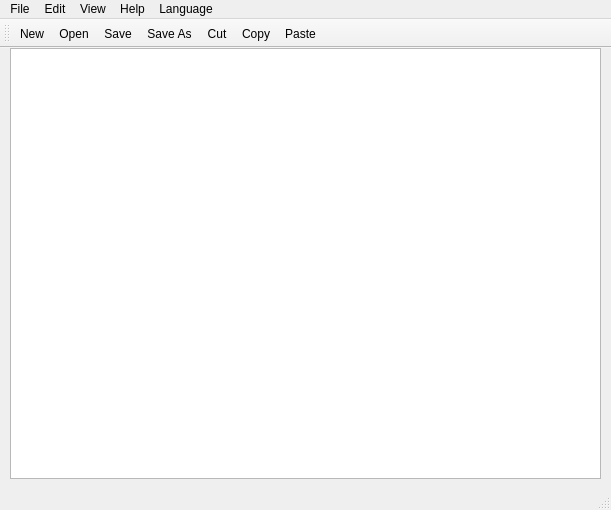
<?xml version="1.0" encoding="UTF-8"?>
<ui version="4.0">
 <class>Notepad</class>
 <widget class="QMainWindow" name="Notepad">
  <property name="geometry">
   <rect>
    <x>0</x>
    <y>0</y>
    <width>611</width>
    <height>510</height>
   </rect>
  </property>
  <property name="windowTitle">
   <string>Notepad</string>
  </property>
  <widget class="QWidget" name="centralWidget">
   <widget class="QTextEdit" name="textEdit">
    <property name="geometry">
     <rect>
      <x>10</x>
      <y>0</y>
      <width>591</width>
      <height>431</height>
     </rect>
    </property>
    <property name="html">
     <string>&lt;!DOCTYPE HTML PUBLIC &quot;-//W3C//DTD HTML 4.0//EN&quot; &quot;http://www.w3.org/TR/REC-html40/strict.dtd&quot;&gt;
&lt;html&gt;&lt;head&gt;&lt;meta name=&quot;qrichtext&quot; content=&quot;1&quot; /&gt;&lt;style type=&quot;text/css&quot;&gt;
p, li { white-space: pre-wrap; }
&lt;/style&gt;&lt;/head&gt;&lt;body style=&quot; font-family:'MS Shell Dlg 2'; font-size:7.8pt; font-weight:400; font-style:normal;&quot;&gt;
&lt;p style=&quot;-qt-paragraph-type:empty; margin-top:0px; margin-bottom:0px; margin-left:0px; margin-right:0px; -qt-block-indent:0; text-indent:0px; font-size:8.25pt;&quot;&gt;&lt;br /&gt;&lt;/p&gt;&lt;/body&gt;&lt;/html&gt;</string>
    </property>
   </widget>
  </widget>
  <widget class="QMenuBar" name="menuBar">
   <property name="geometry">
    <rect>
     <x>0</x>
     <y>0</y>
     <width>611</width>
     <height>25</height>
    </rect>
   </property>
   <widget class="QMenu" name="menuFile">
    <property name="title">
     <string>File</string>
    </property>
    <addaction name="actionNEw"/>
    <addaction name="actionOpen"/>
    <addaction name="actionPrint"/>
    <addaction name="actionClose"/>
    <addaction name="actionSave"/>
    <addaction name="actionSave_As"/>
    <addaction name="actionSave_As_PDF"/>
    <addaction name="actionGenerate_Statistical_File"/>
    <addaction name="separator"/>
    <addaction name="actionExit"/>
   </widget>
   <widget class="QMenu" name="menuEdit">
    <property name="title">
     <string>Edit</string>
    </property>
    <addaction name="actionCut"/>
    <addaction name="actionCopy"/>
    <addaction name="actionPaste"/>
    <addaction name="actionUndo"/>
    <addaction name="actionRedo"/>
    <addaction name="actionUppercase"/>
    <addaction name="actionLowercase"/>
    <addaction name="actionUppercase_First_Letter"/>
    <addaction name="actionReverse_Text"/>
    <addaction name="actionReverse_Text_Dot_Follows"/>
   </widget>
   <widget class="QMenu" name="menuView">
    <property name="title">
     <string>View</string>
    </property>
    <widget class="QMenu" name="menuViews">
     <property name="title">
      <string>Views</string>
     </property>
     <addaction name="actionToolbar"/>
    </widget>
    <addaction name="actionSelect_Font"/>
    <addaction name="menuViews"/>
    <addaction name="actionWord_Count"/>
    <addaction name="actionUnique_Word_Count"/>
    <addaction name="actionFind"/>
    <addaction name="actionDocument_Properties"/>
   </widget>
   <widget class="QMenu" name="menuHelp">
    <property name="title">
     <string>Help</string>
    </property>
    <addaction name="actionAbout"/>
    <addaction name="actionAbout_Qt"/>
   </widget>
   <widget class="QMenu" name="menuLanguage">
    <property name="title">
     <string>Language</string>
    </property>
   </widget>
   <addaction name="menuFile"/>
   <addaction name="menuEdit"/>
   <addaction name="menuView"/>
   <addaction name="menuHelp"/>
   <addaction name="menuLanguage"/>
  </widget>
  <widget class="QToolBar" name="mainToolBar">
   <property name="movable">
    <bool>true</bool>
   </property>
   <attribute name="toolBarArea">
    <enum>TopToolBarArea</enum>
   </attribute>
   <attribute name="toolBarBreak">
    <bool>false</bool>
   </attribute>
   <addaction name="actionNEw"/>
   <addaction name="actionOpen"/>
   <addaction name="actionSave"/>
   <addaction name="actionSave_As"/>
   <addaction name="actionCut"/>
   <addaction name="actionCopy"/>
   <addaction name="actionPaste"/>
  </widget>
  <widget class="QStatusBar" name="statusBar"/>
  <action name="actionNEw">
   <property name="icon">
    <iconset resource="resource.qrc">
     <normaloff>:/rsc/images/new.png</normaloff>:/rsc/images/new.png</iconset>
   </property>
   <property name="text">
    <string>New</string>
   </property>
   <property name="toolTip">
    <string>New File</string>
   </property>
   <property name="shortcut">
    <string>Ctrl+N</string>
   </property>
  </action>
  <action name="actionOpen">
   <property name="icon">
    <iconset resource="resource.qrc">
     <normaloff>:/rsc/images/open.png</normaloff>:/rsc/images/open.png</iconset>
   </property>
   <property name="text">
    <string>Open</string>
   </property>
  </action>
  <action name="actionClose">
   <property name="text">
    <string>Close</string>
   </property>
   <property name="iconText">
    <string>Close</string>
   </property>
   <property name="toolTip">
    <string>Close File</string>
   </property>
  </action>
  <action name="actionSave">
   <property name="icon">
    <iconset resource="resource.qrc">
     <normaloff>:/rsc/images/save.png</normaloff>:/rsc/images/save.png</iconset>
   </property>
   <property name="text">
    <string>Save</string>
   </property>
  </action>
  <action name="actionSave_As">
   <property name="icon">
    <iconset resource="resource.qrc">
     <normaloff>:/rsc/images/save.png</normaloff>:/rsc/images/save.png</iconset>
   </property>
   <property name="text">
    <string>Save As...</string>
   </property>
  </action>
  <action name="actionExit">
   <property name="text">
    <string>Exit</string>
   </property>
  </action>
  <action name="actionCut">
   <property name="icon">
    <iconset resource="resource.qrc">
     <normaloff>:/rsc/images/cut.png</normaloff>:/rsc/images/cut.png</iconset>
   </property>
   <property name="text">
    <string>Cut</string>
   </property>
  </action>
  <action name="actionCopy">
   <property name="icon">
    <iconset resource="resource.qrc">
     <normaloff>:/rsc/images/copy.png</normaloff>:/rsc/images/copy.png</iconset>
   </property>
   <property name="text">
    <string>Copy</string>
   </property>
  </action>
  <action name="actionPaste">
   <property name="icon">
    <iconset resource="resource.qrc">
     <normaloff>:/rsc/images/paste.png</normaloff>:/rsc/images/paste.png</iconset>
   </property>
   <property name="text">
    <string>Paste</string>
   </property>
  </action>
  <action name="actionUndo">
   <property name="text">
    <string>Undo</string>
   </property>
  </action>
  <action name="actionRedo">
   <property name="text">
    <string>Redo</string>
   </property>
  </action>
  <action name="actionSelect_Font">
   <property name="text">
    <string>Select Font</string>
   </property>
  </action>
  <action name="actionAbout">
   <property name="text">
    <string>About</string>
   </property>
  </action>
  <action name="actionAbout_Qt">
   <property name="text">
    <string>About Qt</string>
   </property>
  </action>
  <action name="actionPrint">
   <property name="text">
    <string>Print</string>
   </property>
  </action>
  <action name="actionToolbar">
   <property name="checkable">
    <bool>true</bool>
   </property>
   <property name="text">
    <string>automatically hide/view toolbar</string>
   </property>
   <property name="toolTip">
    <string>automaticall hide/view toolbar</string>
   </property>
  </action>
  <action name="actionUppercase">
   <property name="text">
    <string>Uppercase</string>
   </property>
  </action>
  <action name="actionLowercase">
   <property name="text">
    <string>Lowercase</string>
   </property>
  </action>
  <action name="actionWord_Count">
   <property name="text">
    <string>Word Count</string>
   </property>
  </action>
  <action name="actionFind">
   <property name="text">
    <string>Find</string>
   </property>
  </action>
  <action name="actionUnique_Word_Count">
   <property name="text">
    <string>Unique Word Count</string>
   </property>
  </action>
  <action name="actionUppercase_First_Letter">
   <property name="text">
    <string>Uppercase First Letter</string>
   </property>
  </action>
  <action name="actionReverse_Text">
   <property name="text">
    <string>Reverse Text</string>
   </property>
  </action>
  <action name="actionReverse_Text_Dot_Follows">
   <property name="text">
    <string>Reverse Text Dot Follows</string>
   </property>
  </action>
  <action name="actionSave_As_PDF">
   <property name="text">
    <string>Save As PDF</string>
   </property>
  </action>
  <action name="actionDocument_Properties">
   <property name="text">
    <string>Document Properties</string>
   </property>
  </action>
  <action name="actionGenerate_Statistical_File">
   <property name="text">
    <string>Generate Statistical File</string>
   </property>
  </action>
 </widget>
 <layoutdefault spacing="6" margin="11"/>
 <resources>
  <include location="resource.qrc"/>
 </resources>
 <connections/>
</ui>
